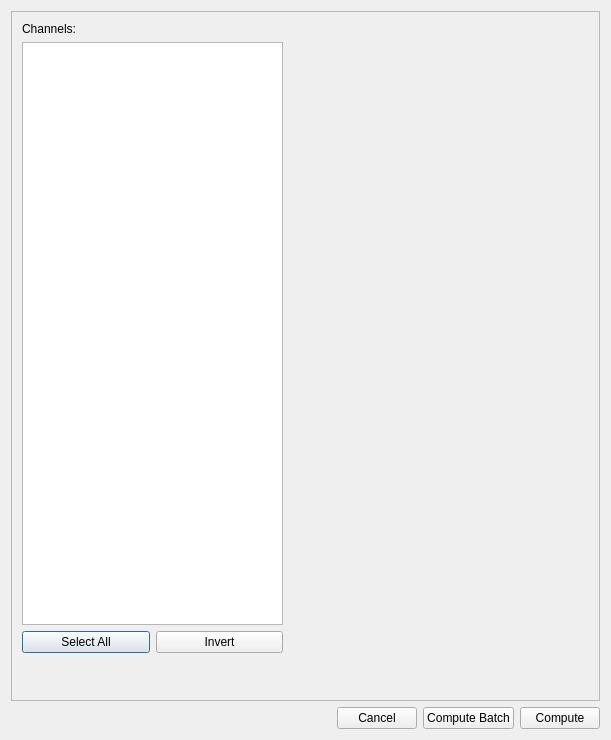
<?xml version="1.0" encoding="UTF-8"?>
<ui version="4.0">
 <class>Dialog</class>
 <widget class="QDialog" name="Dialog">
  <property name="geometry">
   <rect>
    <x>0</x>
    <y>0</y>
    <width>611</width>
    <height>740</height>
   </rect>
  </property>
  <property name="windowTitle">
   <string>Dialog</string>
  </property>
  <layout class="QGridLayout" name="gridLayout">
   <item row="0" column="0">
    <widget class="QScrollArea" name="scrollArea">
     <property name="widgetResizable">
      <bool>true</bool>
     </property>
     <widget class="QWidget" name="scrollAreaWidgetContents">
      <property name="geometry">
       <rect>
        <x>0</x>
        <y>0</y>
        <width>591</width>
        <height>681</height>
       </rect>
      </property>
      <widget class="QWidget" name="verticalLayoutWidget">
       <property name="geometry">
        <rect>
         <x>10</x>
         <y>10</y>
         <width>261</width>
         <height>631</height>
        </rect>
       </property>
       <layout class="QVBoxLayout" name="verticalLayout">
        <item>
         <widget class="QLabel" name="labelChannels">
          <property name="text">
           <string>Channels:</string>
          </property>
         </widget>
        </item>
        <item>
         <widget class="QListWidget" name="listWidgetChannels">
          <property name="minimumSize">
           <size>
            <width>0</width>
            <height>400</height>
           </size>
          </property>
          <property name="selectionMode">
           <enum>QAbstractItemView::ExtendedSelection</enum>
          </property>
         </widget>
        </item>
        <item>
         <layout class="QHBoxLayout" name="horizontalLayout">
          <item>
           <widget class="QPushButton" name="pushButtonSelectAll">
            <property name="text">
             <string>Select All</string>
            </property>
           </widget>
          </item>
          <item>
           <widget class="QPushButton" name="pushButtonInvertSelection">
            <property name="text">
             <string>Invert</string>
            </property>
           </widget>
          </item>
         </layout>
        </item>
       </layout>
      </widget>
      <widget class="QWidget" name="widget" native="true">
       <property name="geometry">
        <rect>
         <x>280</x>
         <y>230</y>
         <width>301</width>
         <height>371</height>
        </rect>
       </property>
      </widget>
     </widget>
    </widget>
   </item>
   <item row="1" column="0">
    <layout class="QHBoxLayout" name="horizontalLayout_2">
     <item>
      <spacer name="horizontalSpacer">
       <property name="orientation">
        <enum>Qt::Horizontal</enum>
       </property>
       <property name="sizeHint" stdset="0">
        <size>
         <width>40</width>
         <height>20</height>
        </size>
       </property>
      </spacer>
     </item>
     <item>
      <widget class="QPushButton" name="pushButtonCancel">
       <property name="text">
        <string>Cancel</string>
       </property>
      </widget>
     </item>
     <item>
      <widget class="QPushButton" name="pushButtonComputeBatch">
       <property name="text">
        <string>Compute Batch</string>
       </property>
      </widget>
     </item>
     <item>
      <widget class="QPushButton" name="pushButtonCompute">
       <property name="text">
        <string>Compute</string>
       </property>
      </widget>
     </item>
    </layout>
   </item>
  </layout>
 </widget>
 <resources/>
 <connections>
  <connection>
   <sender>pushButtonCancel</sender>
   <signal>clicked()</signal>
   <receiver>Dialog</receiver>
   <slot>reject()</slot>
   <hints>
    <hint type="sourcelabel">
     <x>531</x>
     <y>690</y>
    </hint>
    <hint type="destinationlabel">
     <x>254</x>
     <y>724</y>
    </hint>
   </hints>
  </connection>
  <connection>
   <sender>pushButtonCompute</sender>
   <signal>clicked()</signal>
   <receiver>Dialog</receiver>
   <slot>accept()</slot>
   <hints>
    <hint type="sourcelabel">
     <x>752</x>
     <y>687</y>
    </hint>
    <hint type="destinationlabel">
     <x>313</x>
     <y>742</y>
    </hint>
   </hints>
  </connection>
  <connection>
   <sender>pushButtonComputeBatch</sender>
   <signal>clicked()</signal>
   <receiver>Dialog</receiver>
   <slot>acceptBatch()</slot>
   <hints>
    <hint type="sourcelabel">
     <x>640</x>
     <y>689</y>
    </hint>
    <hint type="destinationlabel">
     <x>394</x>
     <y>751</y>
    </hint>
   </hints>
  </connection>
 </connections>
 <slots>
  <slot>acceptBatch()</slot>
 </slots>
</ui>
